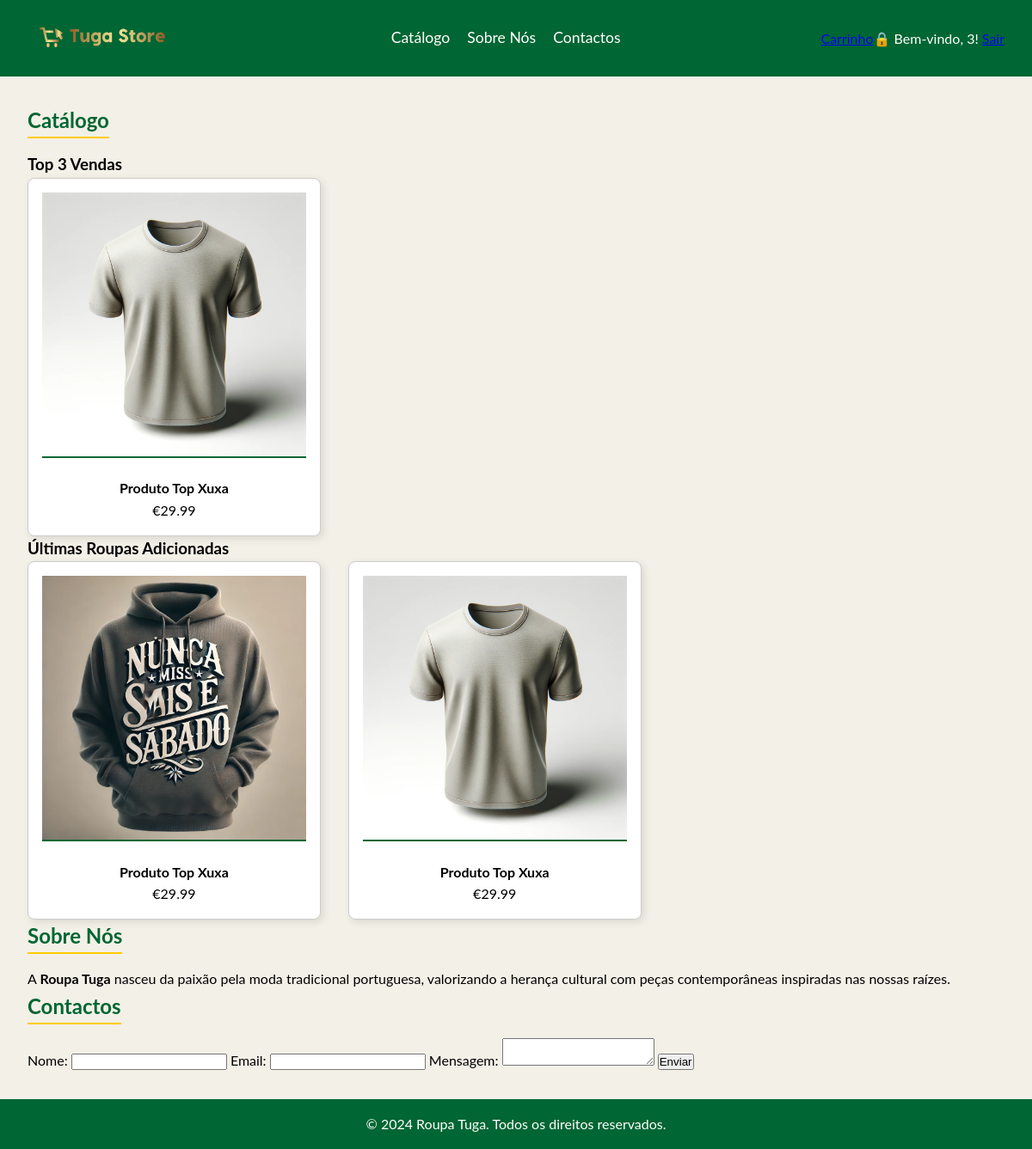
Screenshot of / (signed in) with the database file from the repository.
### tables this page shows
CREATE TABLE `produto` (
  `id_produto` int(11) NOT NULL,
  `nome` varchar(100) NOT NULL,
  `preco` decimal(5,2) NOT NULL,
  `descricao` varchar(255) NOT NULL,
  `imagem` varchar(255) NOT NULL,
  `desconto` int(11) DEFAULT NULL
);

### index.php (the view, shortened to what this page needs)
<?php
include('conn.php');
$top_vendas_query = "SELECT nome, preco, imagem FROM produto LIMIT 1";
$top_vendas_result = $conn->query($top_vendas_query);
$ultimas_roupas_query = "SELECT nome, preco, imagem FROM produto order by id_produto desc LIMIT 3 ";
$ultimas_roupas_result = $conn->query($ultimas_roupas_query);
?>
<!DOCTYPE html>
<html lang="pt">
<head>
    <link rel="stylesheet" href="style/style.css">
</head>
<body>
    <header>
        <nav>
            <a href="index.php"><img style="width:170px;height:50px;"g  src="image/logo.png" alt="Logo"></a>
            <ul class="menu">
                <li><a href="catalogo.php">Catálogo</a></li>
                <li><a href="sobre-nos.php">Sobre Nós</a></li>
                <li><a href="contactos.php">Contactos</a></li>
            </ul>
            <div class="login-icon">
                <?php
                if (isset($_SESSION['loggedin']) && $_SESSION['loggedin'] === true) {
                    echo "<a href='carrinho.php'>Carrinho</a>";
                    echo "🔒 Bem-vindo, " . htmlspecialchars($_SESSION['user_id']) . "!";
                    echo " <a href='logout.php'>Sair</a>";
                } else {
                    echo '<a href="login.php">🔒 Login</a>';
                }
                ?>
            </div>
        </nav>
    </header>
    <main>
        <section id="catalogo">
            <h2>Catálogo</h2>
            <div class="top-vendas">
                <h3>Top 3 Vendas</h3>
                <div class="produtos">
                    <?php
                    if ($top_vendas_result->num_rows > 0) {
                        while ($row = $top_vendas_result->fetch_assoc()) {
                            echo "<div class='produto'>";
                            echo "<img src='" . $row['imagem'] . "' alt='" . $row['nome'] . "'>";
                            echo "<h4>" . $row['nome'] . "</h4>";
                            echo "<p>€" . $row['preco'] . "</p>";
                            echo "</div>";
                        }
                    } else {
                        echo "<p>Nenhum produto encontrado.</p>";
                    }
                    ?>
                </div>
            </div>
            <div class="ultimas-roupas">
                <h3>Últimas Roupas Adicionadas</h3>
                <div class="produtos">
                    <?php
                    if ($ultimas_roupas_result->num_rows > 0) {
                        while ($row = $ultimas_roupas_result->fetch_assoc()) {
                            echo "<div class='produto'>";
                            echo "<img src='" . $row['imagem'] . "' alt='" . $row['nome'] . "'>";
                            echo "<h4>" . $row['nome'] . "</h4>";
                            echo "<p>€" . $row['preco'] . "</p>";
                            echo "</div>";
                        }
                    } else {
                        echo "<p>Nenhuma roupa adicionada recentemente.</p>";
                    }
                    ?>
                </div>
            </div>
        </section>
        <section id="sobre-nos">
            <h2>Sobre Nós</h2>
            <p>A <strong>Roupa Tuga</strong> nasceu da paixão pela moda tradicional portuguesa, valorizando a herança cultural com peças contemporâneas inspiradas nas nossas raízes.</p>
        </section>
        <section id="contactos">
            <h2>Contactos</h2>
            <form id="contact-form">
                <label for="nome">Nome:</label>
                <input type="text" id="nome" name="nome" required>
                <label for="email">Email:</label>
                <input type="email" id="email" name="email" required>
                <label for="mensagem">Mensagem:</label>
                <textarea id="mensagem" name="mensagem" required></textarea>
                <button type="submit">Enviar</button>
            </form>
        </section>
    </main>
    <footer>
        <p>&copy; 2024 Roupa Tuga. Todos os direitos reservados.</p>
    </footer>
</body>
</html>

### style/style.css (style rules this page uses)
* { margin: 0; padding: 0; box-sizing: border-box; }
body { font-family: 'Lato', sans-serif; line-height: 1.6; background-color: #f3f0e7; }
header { background-color: #006633; color: #fff; padding: 1rem 0; }
nav { display: flex; justify-content: space-between; align-items: center; padding: 0 2rem; }
nav .menu { list-style: none; display: flex; }
nav .menu li { margin-left: 20px; }
nav .menu a { color: #fff; text-decoration: none; font-size: 1.1rem; transition: color 0.3s; }
main { padding: 2rem; }
section h2 { color: #006633; border-bottom: 2px solid #ffcc00; display: inline-block; margin-bottom: 1rem; }
.produtos { display: flex; gap: 2rem; flex-wrap: wrap; }
.produto { background: #fff; border: 1px solid #ccc; padding: 1rem; width: 30%; text-align: center; box-shadow: 3px 3px 10px rgba(0, 0, 0, 0.1); border-radius: 8px; }
.produto img { max-width: 100%; border-bottom: 2px solid #006633; margin-bottom: 1rem; }
footer { text-align: center; padding: 1rem; background-color: #006633; color: #fff; }

### rows the page displays
produto: imagem (picture), nome "Produto Top Xuxa", preco "29.99"
produto: imagem (picture), nome "Produto Top Xuxa", preco "29.99"

### other values shown
$_SESSION['user_id'] "3"
